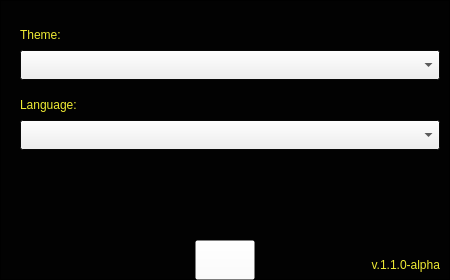
  <widget class="QFrame" name="frame_vmmSettings">
   <property name="geometry">
    <rect>
     <x>280</x>
     <y>50</y>
     <width>450</width>
     <height>280</height>
    </rect>
   </property>
   <property name="palette">
    <palette>
     <active>
      <colorrole role="Base">
       <brush brushstyle="SolidPattern">
        <color alpha="255">
         <red>255</red>
         <green>255</green>
         <blue>255</blue>
        </color>
       </brush>
      </colorrole>
      <colorrole role="Window">
       <brush brushstyle="SolidPattern">
        <color alpha="235">
         <red>0</red>
         <green>0</green>
         <blue>0</blue>
        </color>
       </brush>
      </colorrole>
     </active>
     <inactive>
      <colorrole role="Base">
       <brush brushstyle="SolidPattern">
        <color alpha="255">
         <red>255</red>
         <green>255</green>
         <blue>255</blue>
        </color>
       </brush>
      </colorrole>
      <colorrole role="Window">
       <brush brushstyle="SolidPattern">
        <color alpha="235">
         <red>0</red>
         <green>0</green>
         <blue>0</blue>
        </color>
       </brush>
      </colorrole>
     </inactive>
     <disabled>
      <colorrole role="Base">
       <brush brushstyle="SolidPattern">
        <color alpha="235">
         <red>0</red>
         <green>0</green>
         <blue>0</blue>
        </color>
       </brush>
      </colorrole>
      <colorrole role="Window">
       <brush brushstyle="SolidPattern">
        <color alpha="235">
         <red>0</red>
         <green>0</green>
         <blue>0</blue>
        </color>
       </brush>
      </colorrole>
     </disabled>
    </palette>
   </property>
   <property name="autoFillBackground">
    <bool>true</bool>
   </property>
   <property name="frameShape">
    <enum>QFrame::StyledPanel</enum>
   </property>
   <property name="frameShadow">
    <enum>QFrame::Raised</enum>
   </property>
   <widget class="QPushButton" name="button_vmmSettingsOK">
    <property name="geometry">
     <rect>
      <x>195</x>
      <y>240</y>
      <width>60</width>
      <height>40</height>
     </rect>
    </property>
    <property name="sizePolicy">
     <sizepolicy hsizetype="Fixed" vsizetype="Fixed">
      <horstretch>0</horstretch>
      <verstretch>0</verstretch>
     </sizepolicy>
    </property>
    <property name="styleSheet">
     <string notr="true">background-color: rgba(255, 255, 255, 0);
background-image: url(:/buttons/OK.png);
font: 14pt &quot;Vangers Sans Serif&quot;;</string>
    </property>
    <property name="text">
     <string/>
    </property>
   </widget>
   <widget class="QComboBox" name="combo_themes">
    <property name="geometry">
     <rect>
      <x>20</x>
      <y>50</y>
      <width>420</width>
      <height>30</height>
     </rect>
    </property>
    <property name="styleSheet">
     <string notr="true">font: 14pt &quot;Vangers Sans Serif&quot;;</string>
    </property>
   </widget>
   <widget class="QLabel" name="txt_comboTheme">
    <property name="geometry">
     <rect>
      <x>20</x>
      <y>20</y>
      <width>420</width>
      <height>30</height>
     </rect>
    </property>
    <property name="styleSheet">
     <string notr="true">color: rgb(240, 236, 52);
font: 14pt &quot;Vangers Sans Serif&quot;;</string>
    </property>
    <property name="text">
     <string>Theme:</string>
    </property>
   </widget>
   <widget class="QLabel" name="txt_version">
    <property name="geometry">
     <rect>
      <x>300</x>
      <y>250</y>
      <width>140</width>
      <height>30</height>
     </rect>
    </property>
    <property name="layoutDirection">
     <enum>Qt::LeftToRight</enum>
    </property>
    <property name="styleSheet">
     <string notr="true">color: rgb(240, 236, 52);
font: 10pt &quot;Vangers Sans Serif&quot;;</string>
    </property>
    <property name="text">
     <string>v.1.1.0-alpha</string>
    </property>
    <property name="alignment">
     <set>Qt::AlignRight|Qt::AlignTrailing|Qt::AlignVCenter</set>
    </property>
   </widget>
   <widget class="QComboBox" name="combo_languages">
    <property name="geometry">
     <rect>
      <x>20</x>
      <y>120</y>
      <width>420</width>
      <height>30</height>
     </rect>
    </property>
    <property name="styleSheet">
     <string notr="true">font: 14pt &quot;Vangers Sans Serif&quot;;</string>
    </property>
   </widget>
   <widget class="QLabel" name="txt_comboLanguage">
    <property name="geometry">
     <rect>
      <x>20</x>
      <y>90</y>
      <width>420</width>
      <height>30</height>
     </rect>
    </property>
    <property name="styleSheet">
     <string notr="true">color: rgb(240, 236, 52);
font: 14pt &quot;Vangers Sans Serif&quot;;</string>
    </property>
    <property name="text">
     <string>Language:</string>
    </property>
   </widget>
  </widget>
